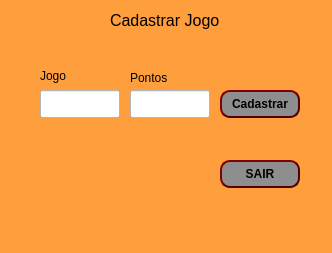
<?xml version="1.0" encoding="UTF-8"?>
<ui version="4.0">
 <class>Tela_cadJogo</class>
 <widget class="QMainWindow" name="Tela_cadJogo">
  <property name="geometry">
   <rect>
    <x>0</x>
    <y>0</y>
    <width>332</width>
    <height>253</height>
   </rect>
  </property>
  <property name="windowTitle">
   <string>Tela Cadastro</string>
  </property>
  <property name="styleSheet">
   <string notr="true">background-color: rgb(255, 158, 61)</string>
  </property>
  <widget class="QWidget" name="centralwidget">
   <widget class="QLabel" name="label">
    <property name="geometry">
     <rect>
      <x>110</x>
      <y>0</y>
      <width>141</width>
      <height>41</height>
     </rect>
    </property>
    <property name="font">
     <font>
      <pointsize>12</pointsize>
     </font>
    </property>
    <property name="text">
     <string>Cadastrar Jogo</string>
    </property>
   </widget>
   <widget class="QLabel" name="label_2">
    <property name="geometry">
     <rect>
      <x>40</x>
      <y>66</y>
      <width>55</width>
      <height>20</height>
     </rect>
    </property>
    <property name="font">
     <font>
      <pointsize>9</pointsize>
     </font>
    </property>
    <property name="text">
     <string>Jogo</string>
    </property>
   </widget>
   <widget class="QLabel" name="label_3">
    <property name="geometry">
     <rect>
      <x>130</x>
      <y>70</y>
      <width>55</width>
      <height>16</height>
     </rect>
    </property>
    <property name="font">
     <font>
      <pointsize>9</pointsize>
     </font>
    </property>
    <property name="text">
     <string>Pontos</string>
    </property>
   </widget>
   <widget class="QPushButton" name="btn_cadJogo">
    <property name="geometry">
     <rect>
      <x>220</x>
      <y>90</y>
      <width>80</width>
      <height>28</height>
     </rect>
    </property>
    <property name="minimumSize">
     <size>
      <width>80</width>
      <height>28</height>
     </size>
    </property>
    <property name="maximumSize">
     <size>
      <width>80</width>
      <height>28</height>
     </size>
    </property>
    <property name="sizeIncrement">
     <size>
      <width>80</width>
      <height>28</height>
     </size>
    </property>
    <property name="font">
     <font>
      <weight>75</weight>
      <bold>true</bold>
     </font>
    </property>
    <property name="cursor">
     <cursorShape>PointingHandCursor</cursorShape>
    </property>
    <property name="styleSheet">
     <string notr="true">background-color: rgb(142,142,142);
Color:rgb(0,0,0);
border: 2px solid #500;
border-radius: 10px;
border-style: outset;</string>
    </property>
    <property name="text">
     <string>Cadastrar</string>
    </property>
    <property name="autoDefault">
     <bool>false</bool>
    </property>
    <property name="default">
     <bool>true</bool>
    </property>
    <property name="flat">
     <bool>false</bool>
    </property>
   </widget>
   <widget class="QPushButton" name="btn_sair">
    <property name="geometry">
     <rect>
      <x>220</x>
      <y>160</y>
      <width>80</width>
      <height>28</height>
     </rect>
    </property>
    <property name="minimumSize">
     <size>
      <width>80</width>
      <height>28</height>
     </size>
    </property>
    <property name="maximumSize">
     <size>
      <width>80</width>
      <height>28</height>
     </size>
    </property>
    <property name="sizeIncrement">
     <size>
      <width>80</width>
      <height>28</height>
     </size>
    </property>
    <property name="font">
     <font>
      <weight>75</weight>
      <bold>true</bold>
     </font>
    </property>
    <property name="styleSheet">
     <string notr="true">background-color: rgb(142, 142, 142);
border: 2px solid #500;
border-radius: 10px;
border-style: outset;</string>
    </property>
    <property name="text">
     <string>SAIR</string>
    </property>
    <property name="default">
     <bool>true</bool>
    </property>
   </widget>
   <widget class="QLineEdit" name="lineEdit">
    <property name="geometry">
     <rect>
      <x>40</x>
      <y>90</y>
      <width>80</width>
      <height>28</height>
     </rect>
    </property>
    <property name="minimumSize">
     <size>
      <width>80</width>
      <height>28</height>
     </size>
    </property>
    <property name="maximumSize">
     <size>
      <width>80</width>
      <height>28</height>
     </size>
    </property>
    <property name="sizeIncrement">
     <size>
      <width>80</width>
      <height>28</height>
     </size>
    </property>
    <property name="styleSheet">
     <string notr="true">background-color: rgb(255, 255, 255);</string>
    </property>
   </widget>
   <widget class="QLineEdit" name="lineEdit_2">
    <property name="geometry">
     <rect>
      <x>130</x>
      <y>90</y>
      <width>80</width>
      <height>28</height>
     </rect>
    </property>
    <property name="minimumSize">
     <size>
      <width>80</width>
      <height>28</height>
     </size>
    </property>
    <property name="maximumSize">
     <size>
      <width>80</width>
      <height>28</height>
     </size>
    </property>
    <property name="sizeIncrement">
     <size>
      <width>80</width>
      <height>28</height>
     </size>
    </property>
    <property name="styleSheet">
     <string notr="true">background-color: rgb(255, 255, 255);</string>
    </property>
   </widget>
   <widget class="QLabel" name="label_4">
    <property name="geometry">
     <rect>
      <x>50</x>
      <y>150</y>
      <width>161</width>
      <height>31</height>
     </rect>
    </property>
    <property name="text">
     <string/>
    </property>
   </widget>
  </widget>
  <widget class="QMenuBar" name="menubar">
   <property name="geometry">
    <rect>
     <x>0</x>
     <y>0</y>
     <width>332</width>
     <height>26</height>
    </rect>
   </property>
  </widget>
  <widget class="QStatusBar" name="statusbar"/>
 </widget>
 <resources/>
 <connections/>
</ui>
